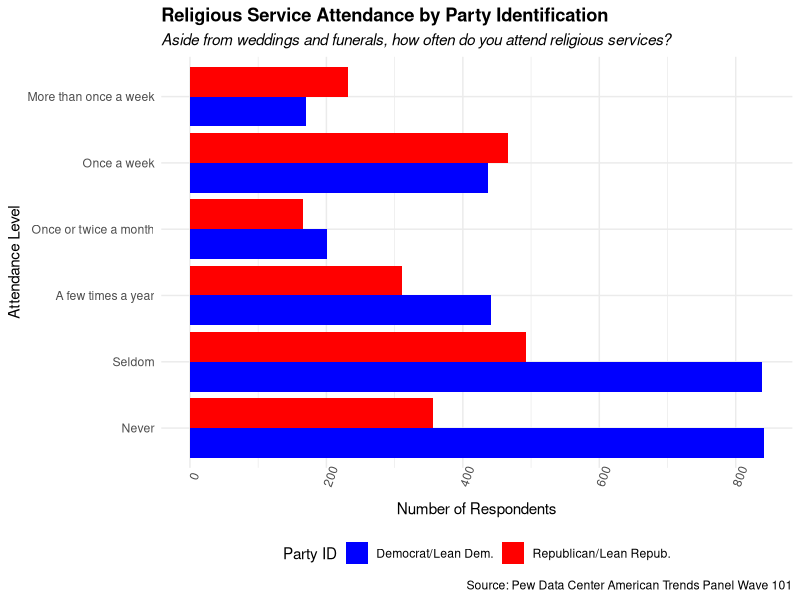
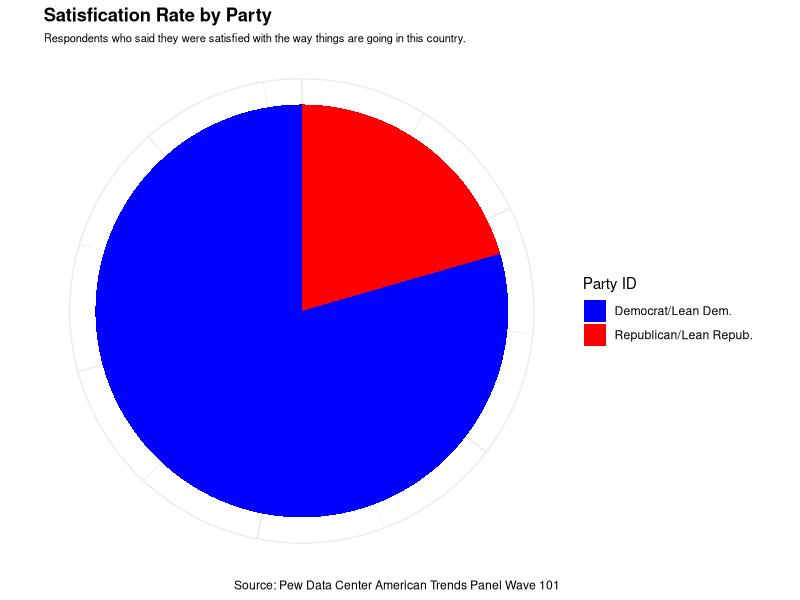
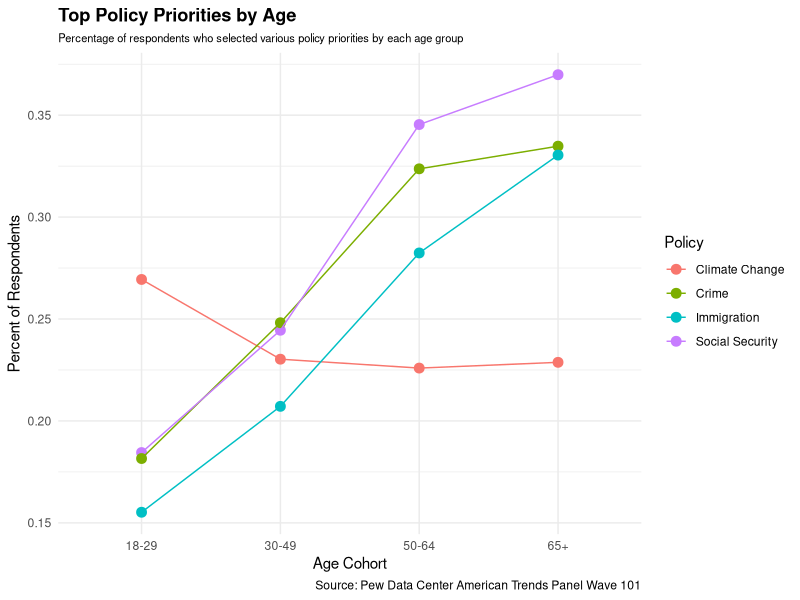
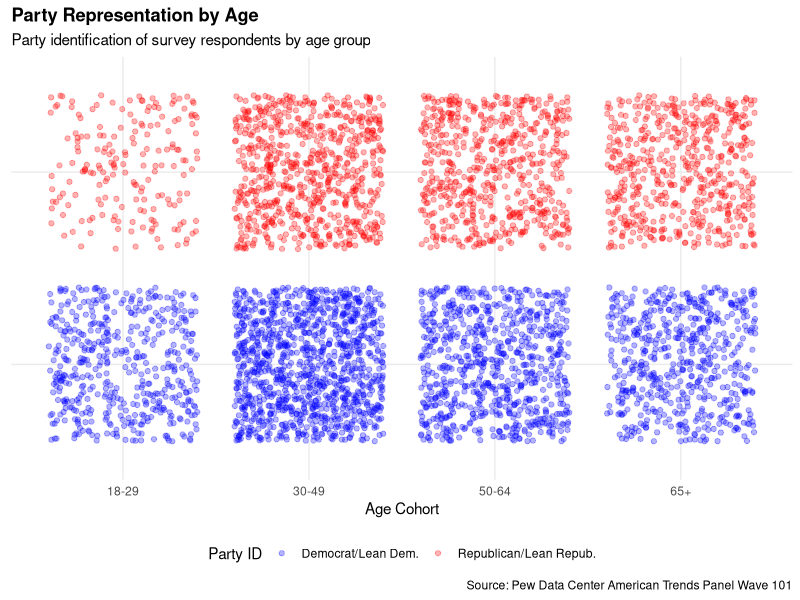

Write R code to recreate these figures, in order.
## ---- chunk 1
#| echo: false
#| message: false
 
library (tidyverse)
library (haven)

# this file is in the .ignore
data <- read_sav("data/ATP_W101.sav")

## ---- chunk 2
#| code-fold: true
#| code-summary: "Show data cleaning code"
#| message: false

# create data for first chart
chart1data <- data %>%
  filter(F_PARTYSUM_FINAL == 1 | F_PARTYSUM_FINAL == 2 ) %>%
  mutate(parties = case_when(F_PARTYSUM_FINAL == 1 ~"Republican/Lean Repub.", 
                             F_PARTYSUM_FINAL == 2 ~ "Democrat/Lean Dem.", 
                             TRUE~NA_character_)) %>%
  mutate(religiousactivity = case_when(F_ATTEND ==1 ~ "More than once a week", 
                                       F_ATTEND == 2 ~ "Once a week", 
                                       F_ATTEND == 3 ~ "Once or twice a month", 
                                       F_ATTEND ==4 ~ "A few times a year", 
                                       F_ATTEND ==5 ~ "Seldom", 
                                       F_ATTEND ==6 ~ "Never", 
                                       TRUE~NA_character_ ))

# create levels for religious activity variable
rel_levels = c("Never", "Seldom", "A few times a year", "Once or twice a month", "Once a week", "More than once a week")  

# factor the religious activity variable
chart1data <- chart1data %>% 
  mutate(religiousactivity = factor(religiousactivity, levels = rel_levels))
## ---- chunk 3
#| code-fold: true
#| code-summary: "Show code for chart"
#| message: false

chart1 <- chart1data %>% 
  filter(!is.na(religiousactivity)) %>%
  ggplot(aes(religiousactivity, fill=parties)) +
  geom_bar(position = "dodge") +
  scale_fill_manual(values = c("blue", "red")) +
  coord_flip() +
  theme_minimal() +
  labs(
    title = "Religious Service Attendance by Party Identification",
    subtitle = "Aside from weddings and funerals, how often do you attend religious services?",
    x = "Attendance Level",
    y = "Number of Respondents",
    caption = "Source: Pew Data Center American Trends Panel Wave 101",
    fill = "Party ID"
  ) +
  theme(
    axis.text.x = element_text(angle = 70), 
    legend.position = "bottom",
    plot.title = element_text(face = "bold"),
    plot.subtitle = element_text(face = "italic")
  )

chart1
## ---- chunk 4
#| code-fold: true
#| code-summary: "Show data cleaning code"
#| message: false

chart2data <- chart1data %>%
  filter(SATIS_W101 != 99) %>%
  mutate(satisfied = ifelse(SATIS_W101==1, 1, 0)) %>%
  mutate(notsatisfied = ifelse(SATIS_W101==2, 1, 0)) %>%
  group_by(parties) %>%
  summarize(satisfied = sum(satisfied), notsatisfied = sum(notsatisfied))

## ---- chunk 5
#| code-fold: true
#| code-summary: "Show code for chart"
#| message: false

chart2 <- chart2data %>%
  ggplot(aes (x = "", y = satisfied, fill=parties)) +
  geom_col() +
  coord_polar("y", start=0) +
  scale_fill_manual(values = c("blue", "red")) +
  theme_minimal() +
  theme(
    axis.text = element_blank(),
    axis.ticks = element_blank(), 
    axis.title = element_blank(),
    axis.line = element_blank(),
    plot.subtitle = element_text(size = 8),
    plot.title = element_text(face = "bold"),
  ) + 
  labs(
    title = "Satisfication Rate by Party",
    subtitle = "Respondents who said they were satisfied with the way things are going in this country.",
    caption = "Source: Pew Data Center American Trends Panel Wave 101",
    fill = "Party ID")

chart2
  
## ---- chunk 6
#| code-fold: true
#| code-summary: "Show data cleaning code"
#| message: false

chart3data <- data %>%
  filter(F_AGECAT != 99) %>%
  mutate(age = case_when(F_AGECAT ==1 ~"18-29", 
                         F_AGECAT==2 ~ "30-49", 
                         F_AGECAT==3 ~ "50-64", 
                         F_AGECAT ==4 ~ "65+", 
                         TRUE~NA_character_ )) %>%
  group_by(age) %>%
  summarize(ss = sum(PRIPRES_SC_W101==1, na.rm = TRUE),
            climate = sum(PRIPRES_GCC_W101==1, na.rm = TRUE), 
            crime = sum(PRIPRES_CRI_W101==1, na.rm = TRUE), 
            immigration = sum(PRIPRES_IMM_W101==1, na.rm = TRUE)) %>%
  pivot_longer(cols = 2:5, names_to = "Policy", values_to = "count")

ages <- data %>% 
  filter(F_AGECAT != 99) %>%
  mutate(age = case_when(F_AGECAT ==1 ~"18-29", 
                         F_AGECAT==2 ~ "30-49", 
                         F_AGECAT==3 ~ "50-64", 
                         F_AGECAT ==4 ~ "65+", 
                         TRUE~NA_character_ )) %>% 
  group_by(age) %>% 
  summarize(total = n())

chart3data2 <- chart3data %>% 
  left_join(ages, by = "age") %>% 
  mutate(percent = count/total)

## ---- chunk 7
#| code-fold: true
#| code-summary: "Show graph code"
#| message: false

chart3 <- chart3data2 %>%
  ggplot(aes(age, percent, color = Policy)) +
  geom_point(size = 3) +
  geom_line(aes(group = Policy)) + 
  theme_minimal() +
  scale_color_discrete(labels = c("Climate Change", "Crime", "Immigration", "Social Security"))+
  labs(
    title = "Top Policy Priorities by Age",
    subtitle = "Percentage of respondents who selected various policy priorities by each age group",
    x = "Age Cohort",
    y = "Percent of Respondents",
    caption = "Source: Pew Data Center American Trends Panel Wave 101"
  ) +
  theme(
    plot.title = element_text(face = "bold"),
    plot.subtitle = element_text(size = 8)
  )

chart3  

## ---- chunk 8
#| code-fold: true
#| code-summary: "Show cleaning code"
#| message: false

chart4data <- data %>%
  filter(F_AGECAT != 99) %>%
  mutate(age = case_when(F_AGECAT ==1 ~"18-29", 
                         F_AGECAT==2 ~ "30-49", 
                         F_AGECAT==3 ~ "50-64", 
                         F_AGECAT ==4 ~ "65+", TRUE~NA_character_ )) %>%
  filter(F_PARTYSUM_FINAL == 1 | F_PARTYSUM_FINAL == 2 ) %>%
  mutate(parties = case_when(F_PARTYSUM_FINAL == 1 ~"Republican/Lean Repub.", 
                             F_PARTYSUM_FINAL == 2 ~ "Democrat/Lean Dem.", 
                             TRUE~NA_character_)) 

## ---- chunk 9
#| code-fold: true
#| code-summary: "Show graph code"
#| message: false

chart4 <- chart4data %>%
  ggplot (aes(age, parties, color = parties)) +
  geom_jitter(alpha=0.3) +
  scale_color_manual(values = c("blue", "red")) +
  theme_minimal()+
  theme (axis.text.y = element_blank(), 
         legend.position = "bottom",
         plot.title = element_text(face = "bold"),
         axis.title.y = element_blank()) +
  labs(
    title = "Party Representation by Age",
    subtitle = "Party identification of survey respondents by age group",
    x = "Age Cohort",
    caption = "Source: Pew Data Center American Trends Panel Wave 101",
    color = "Party ID"
    )

chart4
